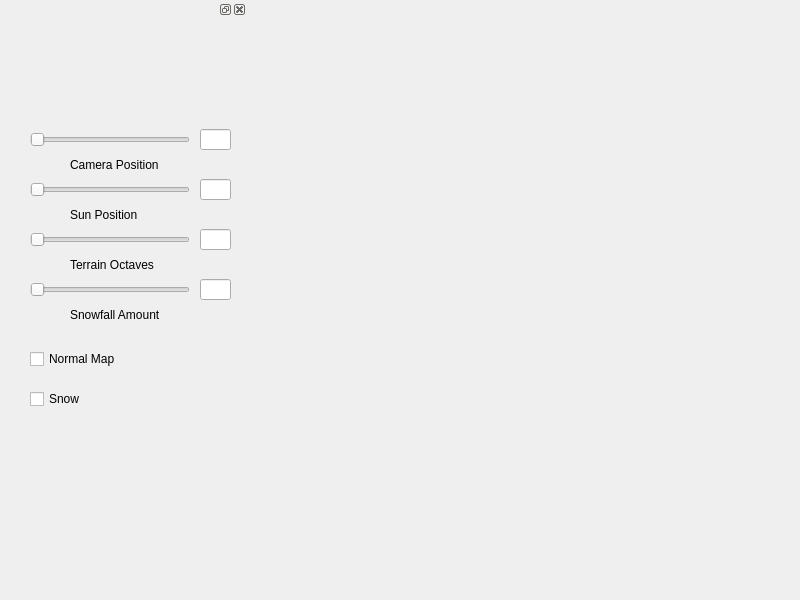
<?xml version="1.0" encoding="UTF-8"?>
<ui version="4.0">
 <class>MainWindow</class>
 <widget class="QMainWindow" name="MainWindow">
  <property name="geometry">
   <rect>
    <x>0</x>
    <y>0</y>
    <width>800</width>
    <height>600</height>
   </rect>
  </property>
  <property name="windowTitle">
   <string>A CS123 Final</string>
  </property>
  <widget class="QWidget" name="centralWidget">
   <layout class="QGridLayout" name="gridLayout">
    <property name="leftMargin">
     <number>0</number>
    </property>
    <property name="topMargin">
     <number>0</number>
    </property>
    <property name="rightMargin">
     <number>0</number>
    </property>
    <property name="bottomMargin">
     <number>0</number>
    </property>
    <item row="0" column="0">
     <widget class="View" name="view" native="true"/>
    </item>
   </layout>
  </widget>
  <widget class="QDockWidget" name="dockWidget">
   <property name="minimumSize">
    <size>
     <width>247</width>
     <height>38</height>
    </size>
   </property>
   <property name="maximumSize">
    <size>
     <width>247</width>
     <height>524287</height>
    </size>
   </property>
   <attribute name="dockWidgetArea">
    <number>1</number>
   </attribute>
   <widget class="QWidget" name="dockWidgetContents">
    <widget class="QSlider" name="sunPositionSlider">
     <property name="geometry">
      <rect>
       <x>30</x>
       <y>160</y>
       <width>160</width>
       <height>22</height>
      </rect>
     </property>
     <property name="orientation">
      <enum>Qt::Horizontal</enum>
     </property>
    </widget>
    <widget class="QLabel" name="label">
     <property name="geometry">
      <rect>
       <x>70</x>
       <y>180</y>
       <width>241</width>
       <height>31</height>
      </rect>
     </property>
     <property name="text">
      <string>Sun Position</string>
     </property>
    </widget>
    <widget class="QLineEdit" name="sunPositionText">
     <property name="geometry">
      <rect>
       <x>200</x>
       <y>160</y>
       <width>31</width>
       <height>21</height>
      </rect>
     </property>
    </widget>
    <widget class="QSlider" name="octavesSlider">
     <property name="geometry">
      <rect>
       <x>30</x>
       <y>210</y>
       <width>160</width>
       <height>22</height>
      </rect>
     </property>
     <property name="orientation">
      <enum>Qt::Horizontal</enum>
     </property>
    </widget>
    <widget class="QLabel" name="label_2">
     <property name="geometry">
      <rect>
       <x>70</x>
       <y>230</y>
       <width>241</width>
       <height>31</height>
      </rect>
     </property>
     <property name="text">
      <string>Terrain Octaves</string>
     </property>
    </widget>
    <widget class="QLineEdit" name="octavesText">
     <property name="geometry">
      <rect>
       <x>200</x>
       <y>210</y>
       <width>31</width>
       <height>21</height>
      </rect>
     </property>
    </widget>
    <widget class="QCheckBox" name="normalMapping">
     <property name="geometry">
      <rect>
       <x>30</x>
       <y>330</y>
       <width>131</width>
       <height>20</height>
      </rect>
     </property>
     <property name="text">
      <string>Normal Map</string>
     </property>
    </widget>
    <widget class="QSlider" name="snowAmountSlider">
     <property name="geometry">
      <rect>
       <x>30</x>
       <y>260</y>
       <width>160</width>
       <height>22</height>
      </rect>
     </property>
     <property name="orientation">
      <enum>Qt::Horizontal</enum>
     </property>
    </widget>
    <widget class="QLineEdit" name="snowAmountText">
     <property name="geometry">
      <rect>
       <x>200</x>
       <y>260</y>
       <width>31</width>
       <height>21</height>
      </rect>
     </property>
    </widget>
    <widget class="QLabel" name="label_4">
     <property name="geometry">
      <rect>
       <x>70</x>
       <y>280</y>
       <width>241</width>
       <height>31</height>
      </rect>
     </property>
     <property name="text">
      <string>Snowfall Amount</string>
     </property>
    </widget>
    <widget class="QSlider" name="positionSlider">
     <property name="geometry">
      <rect>
       <x>30</x>
       <y>110</y>
       <width>160</width>
       <height>22</height>
      </rect>
     </property>
     <property name="orientation">
      <enum>Qt::Horizontal</enum>
     </property>
    </widget>
    <widget class="QLineEdit" name="positionText">
     <property name="geometry">
      <rect>
       <x>200</x>
       <y>110</y>
       <width>31</width>
       <height>21</height>
      </rect>
     </property>
    </widget>
    <widget class="QLabel" name="label_5">
     <property name="geometry">
      <rect>
       <x>70</x>
       <y>130</y>
       <width>241</width>
       <height>31</height>
      </rect>
     </property>
     <property name="text">
      <string>Camera Position</string>
     </property>
    </widget>
    <widget class="QCheckBox" name="snowStatus">
     <property name="geometry">
      <rect>
       <x>30</x>
       <y>370</y>
       <width>72</width>
       <height>20</height>
      </rect>
     </property>
     <property name="text">
      <string>Snow</string>
     </property>
    </widget>
   </widget>
  </widget>
 </widget>
 <layoutdefault spacing="6" margin="11"/>
 <customwidgets>
  <customwidget>
   <class>View</class>
   <extends>QWidget</extends>
   <header>view.h</header>
  </customwidget>
 </customwidgets>
 <resources/>
 <connections/>
</ui>
